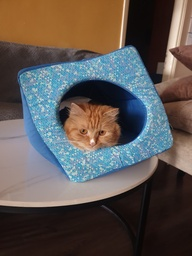
#> input picture Data/images2.jpg, 192 x 256 px, shrunk from 704 x 939 before the run, found by its file name
$ python fft_interesting_case.py
#> lines starting #> are read from the running program, lines starting #| are printed output that depends on the picture
import matplotlib.pyplot as plt
from scipy import fftpack
import numpy as np
from PIL import Image
import math

def dist(u, v, center):
    cu, cv = center
    return math.sqrt((u - cu) ** 2 + (v - cv) ** 2)

def lowpass(width, height, spec, radius):
    center = (width / 2, height / 2) # Circular Low pass filters => Preserve low frequency component
    for v in range(height):
        for u in range(width):
            if dist(u, v, center) > radius:
                spec[v, u] = 0
    return spec

def highpass(width, height, spec, radius):
    center = (width / 2, height / 2)
    for v in range(height):
        for u in range(width):
            if dist(u, v, center) < radius:
                spec[v, u] = 0
    return spec

# [45 lines left out: function highpass_lowpass_fourier, not called in this run]

def highpass_lowpass(img_path, highpass_radius, lowpass_radius):
#> called with img_path = 'D:/USTH/ImageProcessing/Data/images2.jpg', highpass_radius = 40, lowpass_radius = 100
    print("Loading Image")
    img = Image.open(img_path)
#> img is the input picture: PIL image 192x256 RGB; mean R, G, B 93.6, 86.7, 83

    print("Converting the image to gray")
    img = img.convert('L')
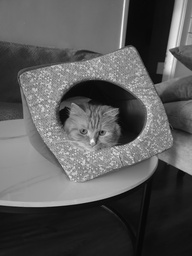
#> img: PIL image 192x256 L; min 5, max 252, mean 88.3
    img_arr = np.array(img)

    height, width = img_arr.shape
#> height = 256; width = 192
    print(f"Size of image is: {width, height}")
#| Size of image is: (192, 256)

    # Compute the 2-D Fourier Transform
    print("Calculate the fft of the image")
    fft2 = fftpack.fft2(img_arr)

    # Shift the zero-frequency component to the center of the spectrum
    print("Shift zero-frequency components to the center")
    fft2_shift = fftpack.fftshift(fft2)

    # Apply High-pass Filter
    print("Applying High-pass Filter")
    highpass_spectrum = highpass(width, height, fft2_shift, highpass_radius)

    # Apply Low-pass Filter to the high-pass filtered spectrum
    print("Applying Low-pass Filter to the high-pass filtered spectrum")
    lowpass_spectrum = lowpass(width, height, highpass_spectrum, lowpass_radius)

    # Inverse Shift the Frequency Spectrum
    print("Inverse shift zero-frequency components")
    fft2_ishift = fftpack.ifftshift(lowpass_spectrum)

    # Inverse Fourier Transform: Convert it back to spatial domain
    print("Convert back to Spatial Domain")
    img_spatial = fftpack.ifft2(fft2_ishift)
    img_spatial = np.abs(img_spatial)
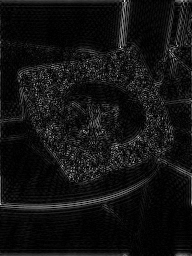
#> img_spatial: shape (256, 192) float64; min 5.53e-05, max 80.86, mean 5.9; drawn with min black and max white

    # Display the original and filtered image
    print("Plotting Images")
    plt.figure(figsize=(12,6))
    plt.subplot(121), plt.imshow(img, cmap='gray')
    plt.title('Original Image')

    plt.subplot(122), plt.imshow(img_spatial, cmap='gray')
    plt.title('Filtered Image (High-pass then Low-pass)')
    plt.show()
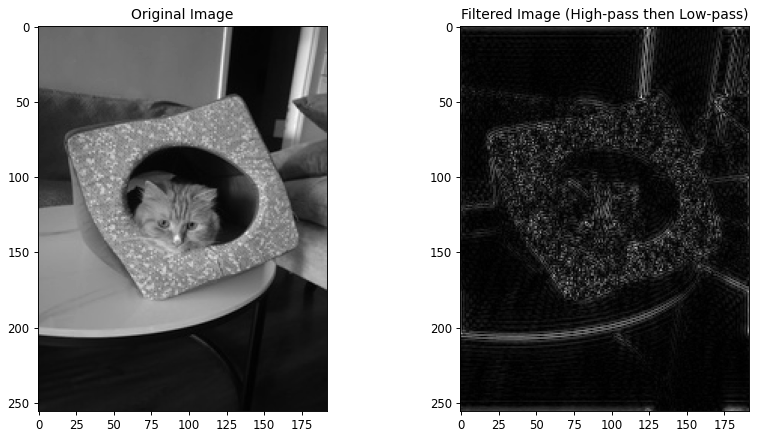
#> figure drawn by matplotlib, 2 panels


img_path = 'D:/USTH/ImageProcessing/Data/images2.jpg'
highpass_radius = 40
lowpass_radius = 100
#highpass_lowpass_fourier(img_path, highpass_radius, lowpass_radius)
highpass_lowpass(img_path, highpass_radius, lowpass_radius)

$ run again, with Data/images1.jpg copied over Data/images2.jpg
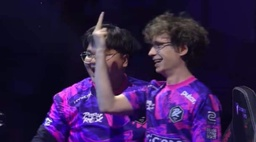
#> input picture Data/images1.jpg, 256 x 142 px, shrunk from 958 x 531 before the run, found by its file name
#> in highpass_lowpass, img is the input picture: PIL image 256x142 RGB; mean R, G, B 49.8, 29, 74.5
#> img: PIL image 256x142 L
#| Size of image is: (256, 142)
#> in highpass_lowpass, `img_spatial = np.abs(img_spatial)`:
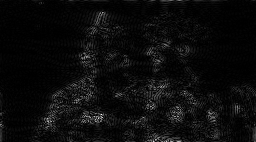
#> img_spatial: shape (142, 256) float64; min 3.28e-06, max 97.6, mean 4.6; drawn with min black and max white
#> in highpass_lowpass, `plt.show()`:
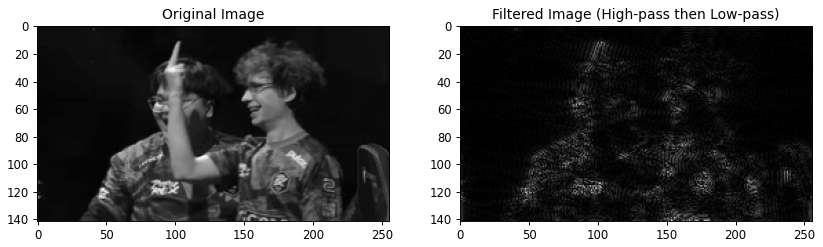
#> figure drawn by matplotlib, 2 panels

$ run again, with Data/images.jpg copied over Data/images2.jpg
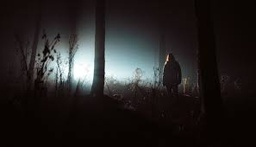
#> input picture Data/images.jpg, 256 x 147 px, shrunk from 297 x 170 before the run, found by its file name
#> in highpass_lowpass, img is the input picture: PIL image 256x147 RGB; mean R, G, B 38.2, 35, 34.1
#> img: PIL image 256x147 L
#| Size of image is: (256, 147)
#> in highpass_lowpass, `img_spatial = np.abs(img_spatial)`:
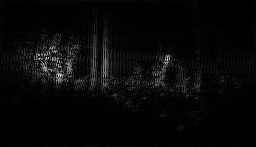
#> img_spatial: shape (147, 256) float64; min 0.00297, max 85.29, mean 2.7; drawn with min black and max white
#> in highpass_lowpass, `plt.show()`:
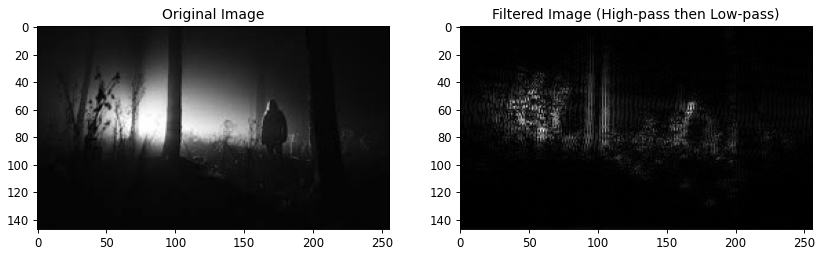
#> figure drawn by matplotlib, 2 panels
